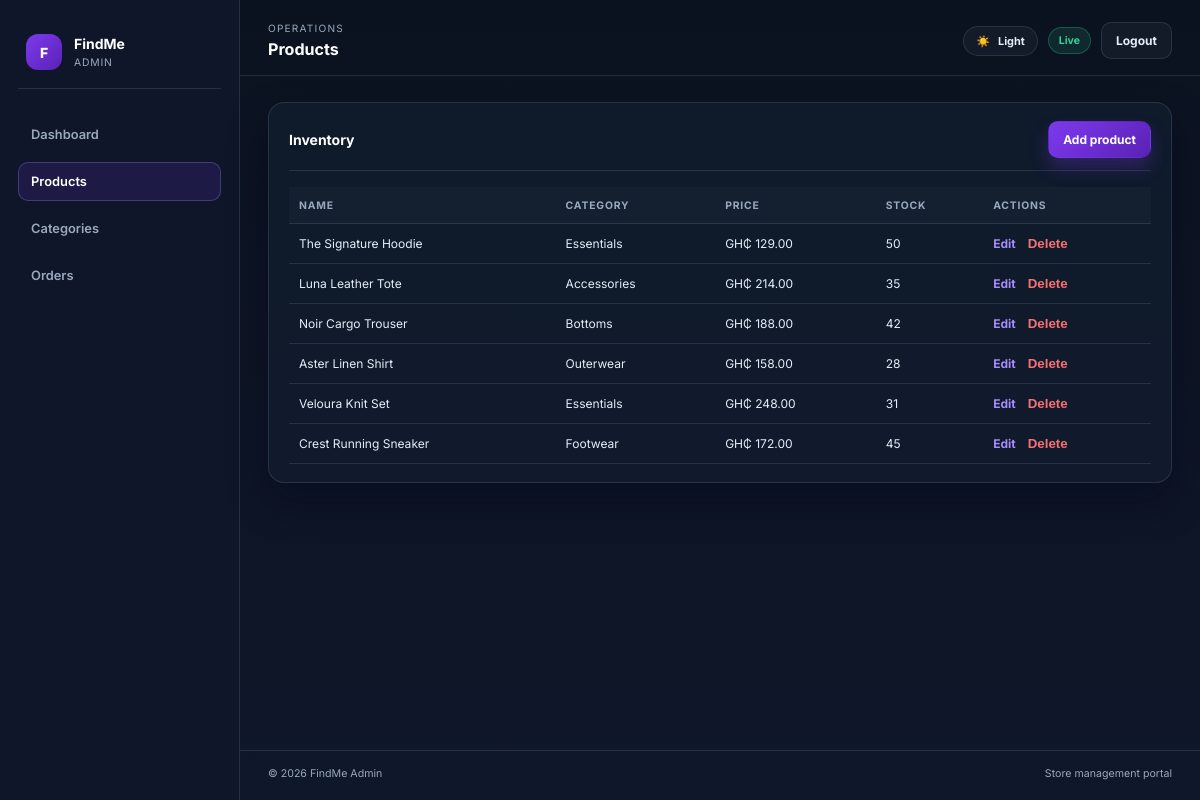
Page /admin/products (signed in) on the committed database.
### models.py (models this page shows)
class Product(db.Model):
    __tablename__ = 'products'
    id = db.Column(db.Integer, primary_key=True)
    name = db.Column(db.String(255), nullable=False)
    description = db.Column(db.Text)
    price = db.Column(db.Float, nullable=False)
    old_price = db.Column(db.Float)
    image = db.Column(db.String(500))
    gallery = db.Column(db.JSON)  # List of image URLs
    category_id = db.Column(db.Integer, db.ForeignKey('categories.id'), nullable=False)
    colors = db.Column(db.JSON)  # List of colors
    sizes = db.Column(db.JSON)  # List of sizes
    stock = db.Column(db.Integer, default=0)
    featured = db.Column(db.Boolean, default=False)
    rating = db.Column(db.Float, default=5.0)
    reviews_count = db.Column(db.Integer, default=0)
    created_at = db.Column(db.DateTime, default=datetime.utcnow)
    updated_at = db.Column(db.DateTime, default=datetime.utcnow, onupdate=datetime.utcnow)
    reviews = db.relationship('Review', backref='product', lazy=True, cascade='all, delete-orphan')
    order_items = db.relationship('OrderItem', backref='product', lazy=True)

class Category(db.Model):
    __tablename__ = 'categories'
    id = db.Column(db.Integer, primary_key=True)
    name = db.Column(db.String(120), unique=True, nullable=False)
    description = db.Column(db.Text)
    created_at = db.Column(db.DateTime, default=datetime.utcnow)
    products = db.relationship('Product', backref='category', lazy=True, cascade='all, delete-orphan')

### app.py (the view)
@app.route('/admin/products')
def admin_products():
    if 'admin_id' not in session:
        return redirect(url_for('admin_login'))
    products = Product.query.all()
    return render_template('admin/products.html', products=products)

### app.py (called while the page is built)
def format_currency(value):
    return f"GH₵ {float(value):,.2f}"

@app.context_processor
def inject_cart_data():
    cart = session.get('cart', {})
    item_count = sum(cart.values())
    subtotal = 0
    for product_id, quantity in cart.items():
        product = Product.query.get(int(product_id))
        if product:
            subtotal += product.price * quantity
    return {'cart_count': item_count, 'cart_subtotal': subtotal}

### templates/admin/products.html (shortened to what this page needs)
{% extends 'admin/base.html' %}
{% block page_title %}Products{% endblock %}
{% block content %}
<div class="admin-panel">
  <div class="panel-header">
    <h3>Inventory</h3>
    <a href="{{ url_for('admin_add_product') }}" class="admin-button admin-button-primary">Add product</a>
  </div>
  <div class="table-wrap">
    {% if products %}
      <table>
        <thead>
          <tr>
            <th>Name</th>
            <th>Category</th>
            <th>Price</th>
            <th>Stock</th>
            <th>Actions</th>
          </tr>
        </thead>
        <tbody>
          {% for product in products %}
            <tr>
              <td>{{ product.name }}</td>
              <td>{{ product.category.name }}</td>
              <td>{{ currency(product.price) }}</td>
              <td>{{ product.stock }}</td>
              <td>
                <div class="inline-actions">
                  <a href="{{ url_for('admin_edit_product', product_id=product.id) }}" class="text-link">Edit</a>
                  <form action="{{ url_for('admin_delete_product', product_id=product.id) }}" method="POST">
                    <button type="submit" class="text-link danger" onclick="return confirm('Delete this product?')">Delete</button>
                  </form>
                </div>
              </td>
            </tr>
          {% endfor %}
        </tbody>
      </table>
    {% else %}
      <p class="empty-note">No products available.</p>
    {% endif %}
  </div>
</div>
{% endblock %}

### templates/admin/base.html (shortened to what this page needs)
<!DOCTYPE html>
<html lang="en">
  <head>
    <link rel="stylesheet" href="{{ url_for('static', filename='css/admin.css') }}" />
  </head>
  <body class="admin-body admin-theme-dark">
    <div class="admin-shell">
      {% if request.path != '/admin/login' %}
        <aside class="admin-sidebar">
          <div class="admin-brand-block">
            <div class="admin-brand-mark">F</div>
            <div>
              <p class="admin-brand-label">FindMe</p>
              <span>Admin</span>
            </div>
          </div>
          <nav class="admin-nav">
            <a href="{{ url_for('admin') }}" class="admin-nav-item {% if request.path == '/admin' %}active{% endif %}">Dashboard</a>
            <a href="{{ url_for('admin_products') }}" class="admin-nav-item {% if request.path.startswith('/admin/products') %}active{% endif %}">Products</a>
            <a href="{{ url_for('admin_categories') }}" class="admin-nav-item {% if request.path.startswith('/admin/categories') %}active{% endif %}">Categories</a>
            <a href="{{ url_for('admin_orders') }}" class="admin-nav-item {% if request.path.startswith('/admin/orders') %}active{% endif %}">Orders</a>
          </nav>
        </aside>
      {% endif %}
      <div class="admin-main-panel">
        {% if request.path != '/admin/login' %}
          <header class="admin-topbar">
            <div>
              <p class="admin-topbar-kicker">Operations</p>
              <h2>{% block page_title %}Overview{% endblock %}</h2>
            </div>
            <div class="admin-topbar-actions">
              <button type="button" class="admin-theme-toggle" aria-label="Toggle admin theme">
                <span class="theme-toggle-icon">☀️</span>
                <span class="theme-toggle-text">Light</span>
              </button>
              <span class="admin-pill">Live</span>
              <a href="{{ url_for('admin_logout') }}" class="admin-button admin-button-ghost">Logout</a>
            </div>
          </header>
        {% endif %}
        <main class="admin-content">
          {% block content %}{% endblock %}
        </main>
        {% if request.path != '/admin/login' %}
          <footer class="admin-footer">
            <span>© 2026 FindMe Admin</span>
            <span>Store management portal</span>
          </footer>
        {% endif %}
      </div>
    </div>
  </body>
</html>

### rows in the picture
Product: name "The Signature Hoodie", category.name "Essentials", price "GH₵ 129.00", stock "50"
Product: name "Luna Leather Tote", category.name "Accessories", price "GH₵ 214.00", stock "35"
Product: name "Noir Cargo Trouser", category.name "Bottoms", price "GH₵ 188.00", stock "42"
Product: name "Aster Linen Shirt", category.name "Outerwear", price "GH₵ 158.00", stock "28"
Product: name "Veloura Knit Set", category.name "Essentials", price "GH₵ 248.00", stock "31"
Product: name "Crest Running Sneaker", category.name "Footwear", price "GH₵ 172.00", stock "45"
